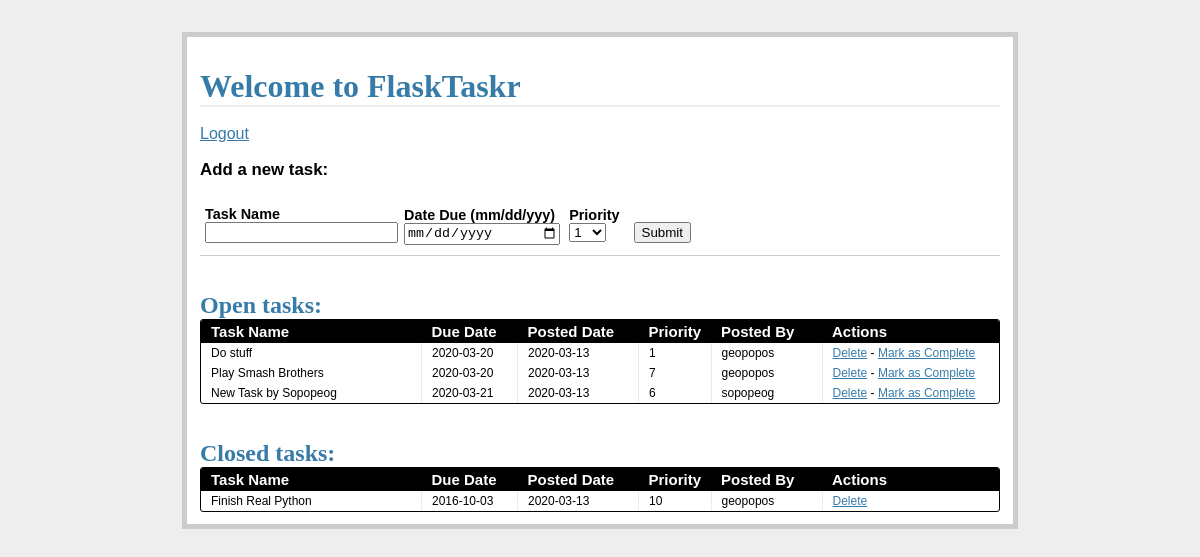
Screenshot of /tasks/ (signed in) with the database file from the repository.
### models.py (models this page shows, shortened)
class Task(db.Model):
    __tablename__ = "tasks"
    task_id = db.Column(db.Integer, primary_key=True)
    name = db.Column(db.String, nullable=False)
    due_date = db.Column(db.Date, nullable=False)
    priority = db.Column(db.Integer, nullable=False)
    posted_date = db.Column(db.Date, default=datetime.datetime.utcnow())
    status = db.Column(db.Integer)
    user_id = db.Column(db.Integer, db.ForeignKey('users.id'))

class User(db.Model):
    __tablename__ = 'users'
    id = db.Column(db.Integer, primary_key=True)
    name = db.Column(db.String, unique=True, nullable=False)
    email = db.Column(db.String, unique=True, nullable=False)
    password = db.Column(db.String, nullable=False)
    tasks = db.relationship('Task', backref='poster')

### views.py (the view)
@app.route('/tasks/')
@login_required
def tasks():
    open_tasks = db.session.query(Task) \
            .filter_by(status='1').order_by(Task.due_date.asc())
    closed_tasks = db.session.query(Task) \
            .filter_by(status='0').order_by(Task.due_date.asc())
    return render_template(
        'tasks.html',
        form=AddTaskForm(request.form),
        open_tasks=open_tasks,
        closed_tasks=closed_tasks
    )

### forms.py
class AddTaskForm(Form):
    task_id = IntegerField()
    name = StringField('Task Name', validators=[DataRequired()])
    due_date = DateField(
        'Date Due (mm/dd/yyy)',
        validators=[DataRequired()], format='%m/%d/%Y'
    )
    priority = SelectField(
        'Priority',
        validators=[DataRequired()],
        choices=[
            ('1','1'), ('2','2'), ('3','3'), ('4','4'), ('5','5'),
            ('6','6'), ('7','7'), ('8','8'), ('9','9'), ('10','10')
        ]
    )
    status = IntegerField('Status')

### views.py (called while the page is built)
def login_required(test):
    @wraps(test)
    def wrap(*args, **kwargs):
        if 'logged_in' in session:
            return test(*args, **kwargs)
        else:
            flash('You need to login first.')
            return redirect(url_for('login'))
    return wrap

### templates/tasks.html (shortened to what this page needs)
{% extends "_base.html" %}
{% block content %}
<h1>Welcome to FlaskTaskr</h1>
<br>
<a href="{{ url_for('logout') }}">Logout</a>
<div class="add-task">
  <h3>Add a new task:</h3>
  <form action="{{ url_for('new_task') }}" method="post" class="inline-form">
    <div class="input-group">
      {{ form.name.label }}
      {{ form.name }}
    </div>
    <div class="input-group">
      {{ form.due_date.label }}
      {{ form.due_date }}
    </div>
    <div class="input-group">
      {{ form.priority.label }}
      {{ form.priority }}
    </div>
    <div class="input-group">
      <button type="submit">Submit</button>
    </div>
</div>
<div class="entries">
  <br>
  <br>
  <h2>Open tasks:</h2>
  <div class="datagrid">
    <table>
      <thead>
        <tr>
          <th width="200px"><strong>Task Name</strong></th>
          <th width="75px"><strong>Due Date</strong></th>
          <th width="100px"><strong>Posted Date</strong></th>
          <th width="50px"><strong>Priority</strong></th>
          <th width="90px"><strong>Posted By</strong></th>
          <th><strong>Actions</strong></th>
        </tr>
      </thead>
      {% for task in open_tasks %}
        <tr>
          <td width="200px">{{ task.name }}</td>
          <td width="75px">{{ task.due_date }}</td>
          <td width="100px">{{ task.posted_date }}</td>
          <td width="50px">{{ task.priority }}</td>
          <td width="90px">{{ task.poster.name }}</td>
          <td>
            <a href="{{ url_for('delete_entry', task_id = task.task_id) }}">Delete</a>  -
            <a href="{{ url_for('complete', task_id = task.task_id) }}">Mark as Complete</a>
          </td>
        </tr>
      {% endfor %}
    </table>
  </div>
</div>
<br>
<br>
<div class="entries">
  <h2>Closed tasks:</h2>
  <div class="datagrid">
    <table>
      <thead>
        <tr>
          <th width="200px"><strong>Task Name</strong></th>
          <th width="75px"><strong>Due Date</strong></th>
          <th width="100px"><strong>Posted Date</strong></th>
          <th width="50px"><strong>Priority</strong></th>
          <th width="90px"><strong>Posted By</strong></th>
          <th><strong>Actions</strong></th>
        </tr>
      </thead>
      {% for task in closed_tasks %}
        <tr>
          <td width="200px">{{ task.name }}</td>
          <td width="75px">{{ task.due_date }}</td>
          <td width="100px">{{ task.posted_date }}</td>
          <td width="50px">{{ task.priority }}</td>
          <td width="90px">{{ task.poster.name }}</td>
          <td>
             <a href="{{ url_for('delete_entry', task_id = task.task_id) }}">Delete</a>
          </td>
        </tr>
      {% endfor %}
    </table>
  </div>
</div>
{% endblock %}

### templates/_base.html (shortened to what this page needs)
<!DOCTYPE html>
<html lang="en">
<head>
	<link rel="stylesheet" href="{{ url_for('static', filename='css/main.css') }}">
</head>
<body>
	<div class="page">
		<br>
		{% block content %}
		{% endblock %}
	</div>
</body>
</html>

### static/css/main.css (style rules this page uses)
body { font-family: sans-serif; background: #eee; }
a, h1, h2 { color: #377BA8; }
h1, h2 { font-family: 'Georgia', serif; margin: 0; }
h1 { border-bottom: 2px solid #eee; }
h2 { font-size: 1.5em; }
label { display: block; font-weight: bold; }
.page { margin: 2em auto; width: 50em; border: 5px solid #ccc; padding: 0.8em; background: white; }
.entries { list-style: none; margin: 0; padding: 0; }
.add-task { font-size: 0.9em; border-bottom: 1px solid #ccc; }
.input-group { margin-bottom: 15px; }
.datagrid table { border-collapse: collapse; text-align: left; width: 100%; }
.datagrid { background: #fff; overflow: hidden; border: 1px solid #000000; border-radius: 3px; }
.datagrid table td, .datagrid table th { padding: 3px 10px; }
.datagrid table thead th { background-color:#000000; color:#FFFFFF; font-size: 15px; font-weight: bold; }
.datagrid table thead th:first-child { border: none; }
.datagrid table tbody td { color: #000000; border-left: 1px solid #E1EEF4; font-size: 12px; font-weight: normal; }
.datagrid table tbody td:first-child { border-left: none; }
.datagrid table tbody tr:last-child td { border-bottom: none; }
.inline-form .input-group { display: inline-block; margin: 10px 5px; }
.input-group input { width: 100% }

### rows the page displays
Task: name "Do stuff", due_date "2020-03-20", posted_date "2020-03-13", priority "1", poster.name "geopopos"
Task: name "Play Smash Brothers", due_date "2020-03-20", posted_date "2020-03-13", priority "7", poster.name "geopopos"
Task: name "New Task by Sopopeog", due_date "2020-03-21", posted_date "2020-03-13", priority "6", poster.name "sopopeog"
Task: name "Finish Real Python", due_date "2016-10-03", posted_date "2020-03-13", priority "10", poster.name "geopopos"
